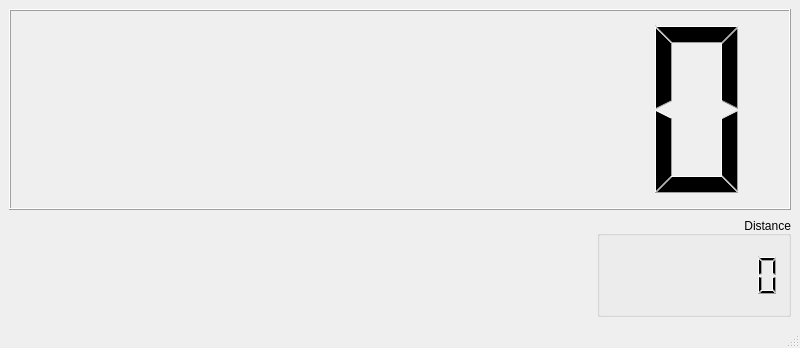
<?xml version="1.0" encoding="UTF-8"?>
<ui version="4.0">
 <class>MainWindow</class>
 <widget class="QMainWindow" name="MainWindow">
  <property name="geometry">
   <rect>
    <x>0</x>
    <y>0</y>
    <width>800</width>
    <height>348</height>
   </rect>
  </property>
  <property name="windowTitle">
   <string>MainWindow</string>
  </property>
  <widget class="QWidget" name="centralwidget">
   <layout class="QVBoxLayout" name="verticalLayout_2" stretch="2,1">
    <item>
     <widget class="Speedometer" name="speedo">
      <property name="digitCount">
       <number>7</number>
      </property>
     </widget>
    </item>
    <item>
     <layout class="QHBoxLayout" name="horizontalLayout_2" stretch="1,2,1">
      <item>
       <widget class="FuelUsageDisp" name="fuelUsage" native="true">
        <property name="sizePolicy">
         <sizepolicy hsizetype="Expanding" vsizetype="Preferred">
          <horstretch>0</horstretch>
          <verstretch>0</verstretch>
         </sizepolicy>
        </property>
       </widget>
      </item>
      <item>
       <spacer name="horizontalSpacer">
        <property name="orientation">
         <enum>Qt::Horizontal</enum>
        </property>
        <property name="sizeHint" stdset="0">
         <size>
          <width>40</width>
          <height>20</height>
         </size>
        </property>
       </spacer>
      </item>
      <item>
       <widget class="QGroupBox" name="groupBox">
        <property name="sizePolicy">
         <sizepolicy hsizetype="Expanding" vsizetype="Preferred">
          <horstretch>0</horstretch>
          <verstretch>0</verstretch>
         </sizepolicy>
        </property>
        <property name="title">
         <string>Distance</string>
        </property>
        <property name="alignment">
         <set>Qt::AlignBottom|Qt::AlignRight|Qt::AlignTrailing</set>
        </property>
        <layout class="QHBoxLayout" name="horizontalLayout">
         <property name="leftMargin">
          <number>0</number>
         </property>
         <property name="topMargin">
          <number>0</number>
         </property>
         <property name="rightMargin">
          <number>0</number>
         </property>
         <property name="bottomMargin">
          <number>0</number>
         </property>
         <item>
          <widget class="Odometer" name="odo">
           <property name="frameShape">
            <enum>QFrame::NoFrame</enum>
           </property>
           <property name="frameShadow">
            <enum>QFrame::Plain</enum>
           </property>
           <property name="lineWidth">
            <number>0</number>
           </property>
           <property name="smallDecimalPoint">
            <bool>true</bool>
           </property>
           <property name="digitCount">
            <number>7</number>
           </property>
          </widget>
         </item>
        </layout>
       </widget>
      </item>
     </layout>
    </item>
   </layout>
  </widget>
  <widget class="QMenuBar" name="menubar">
   <property name="geometry">
    <rect>
     <x>0</x>
     <y>0</y>
     <width>800</width>
     <height>20</height>
    </rect>
   </property>
  </widget>
  <widget class="QStatusBar" name="statusbar"/>
 </widget>
 <customwidgets>
  <customwidget>
   <class>Speedometer</class>
   <extends>QLCDNumber</extends>
   <header>Speedometer.h</header>
  </customwidget>
  <customwidget>
   <class>Odometer</class>
   <extends>QLCDNumber</extends>
   <header>Odometer.h</header>
  </customwidget>
  <customwidget>
   <class>FuelUsageDisp</class>
   <extends>QWidget</extends>
   <header>FuelUsageDisp.h</header>
   <container>1</container>
  </customwidget>
 </customwidgets>
 <resources/>
 <connections/>
</ui>
